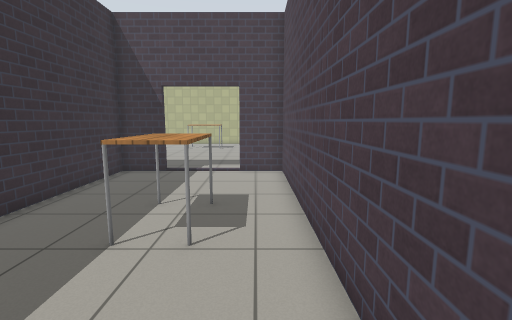
[1] (above)

24 first-person views from a walk through a robot-simulator world made for Gazebo. The camera is 1.2 m above the floor, tilts 8° down and sees 85° across. The floor is counted in squares, 0.5 m on a side. Each view is taken from the middle of a square. On the plan, view 1 faces up. The plan holds only what a view shows up to about 18 squares ahead; the rest is blank. The place goes on beyond the plan. Robots are left out. Simple patterns stand in for the simulator's built-in surfaces.

[2]
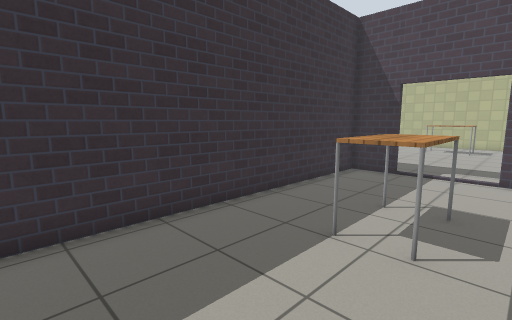

[3]
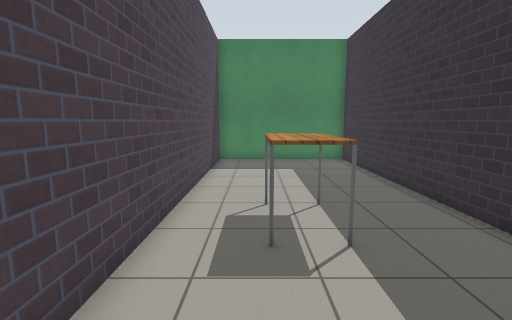

[4]
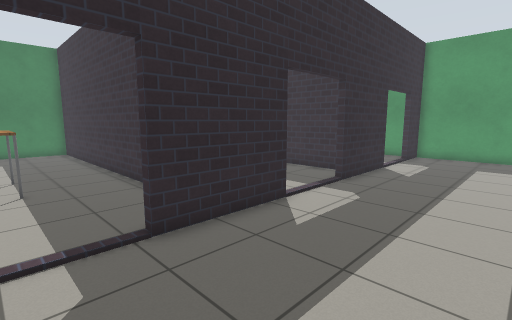

[5]
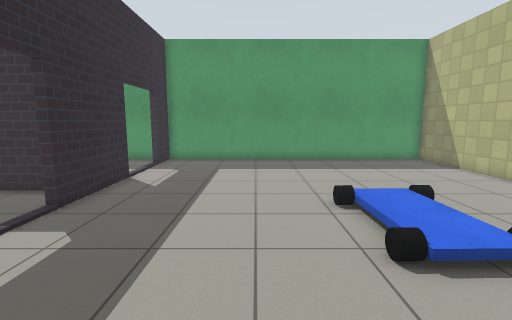

[6]
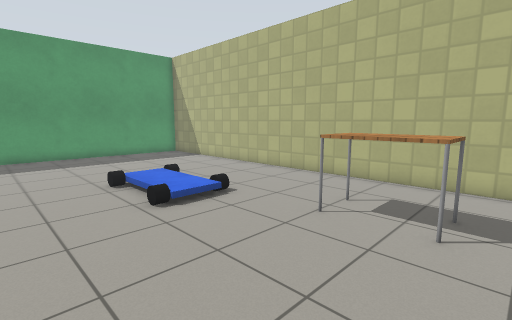

[7]
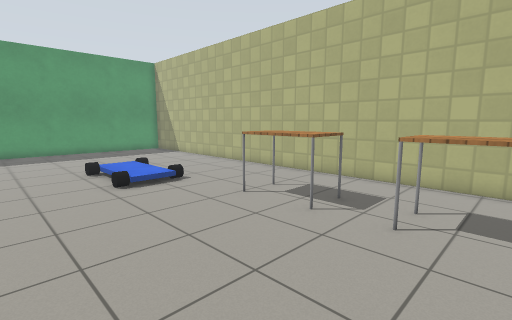

[8]
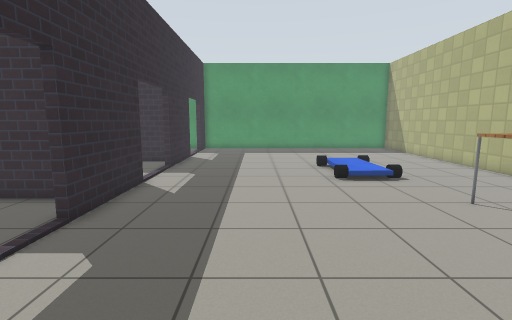

[9]
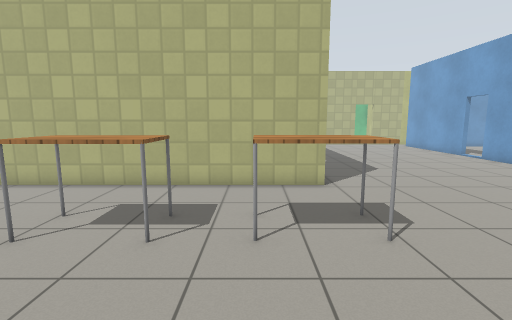

[10]
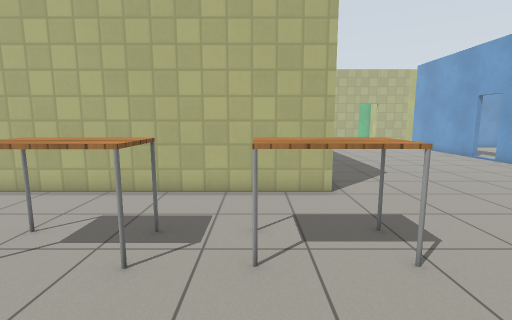

[11]
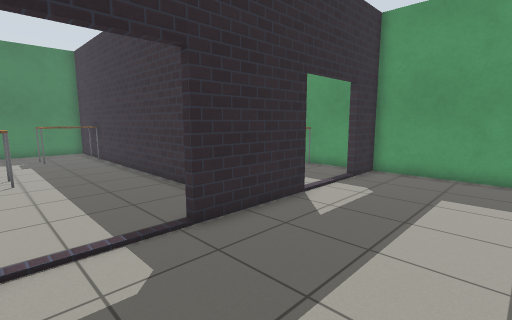

[12]
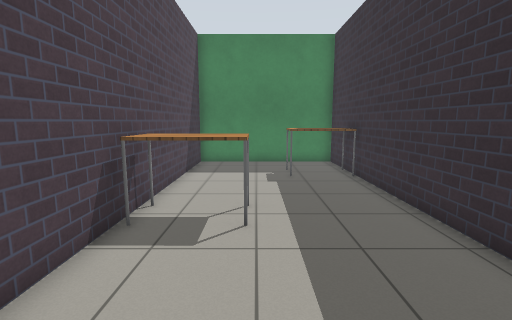

[13]
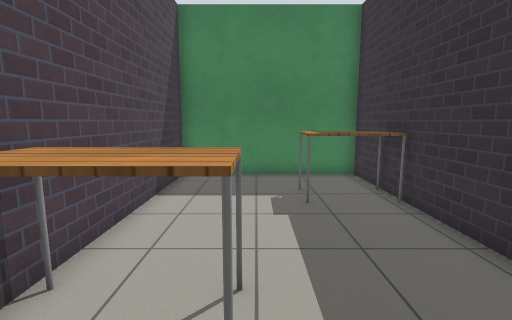

[14]
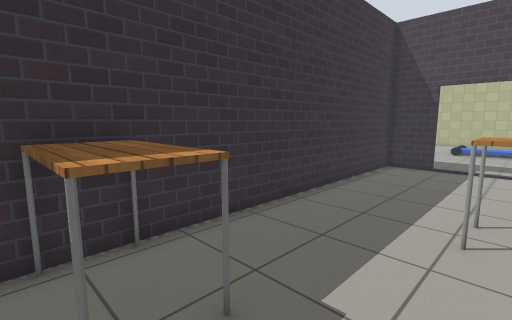

[15]
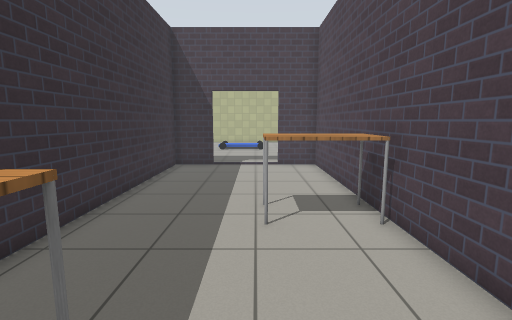

[16]
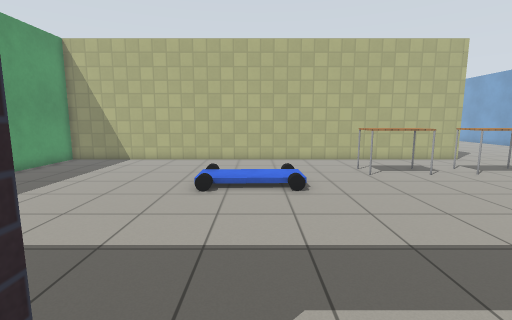

[17]
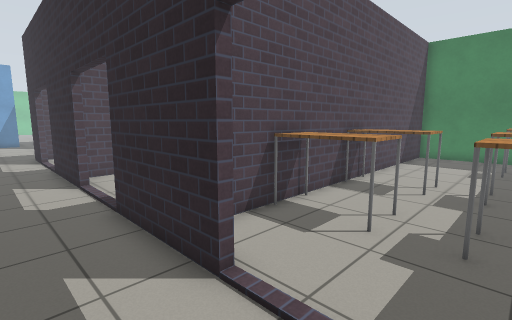

[18]
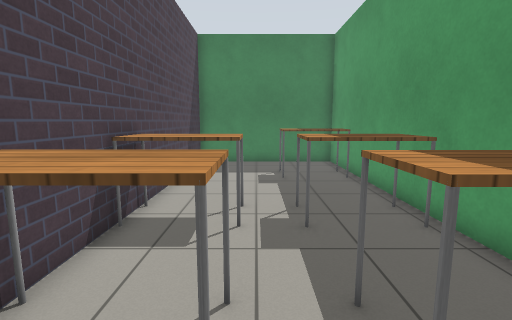

[19]
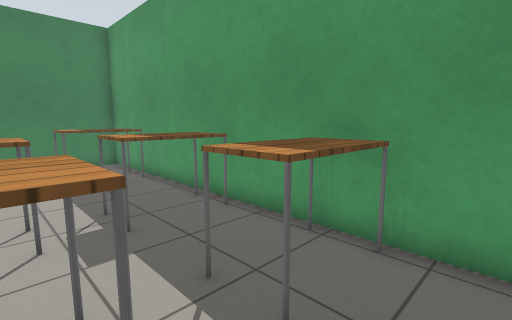

[20]
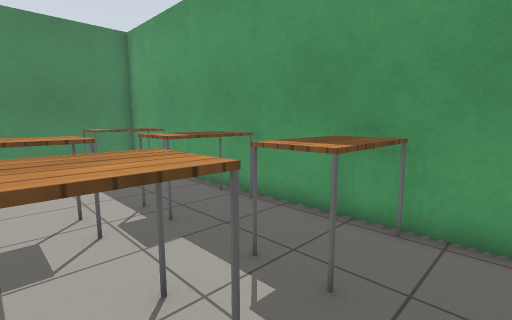

[21]
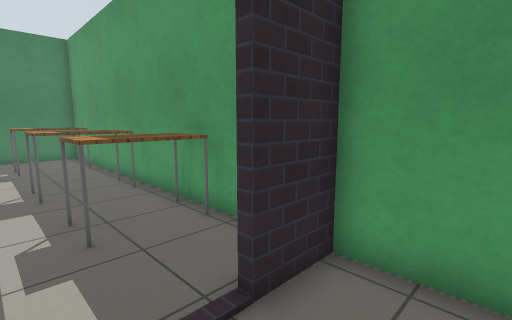

[22]
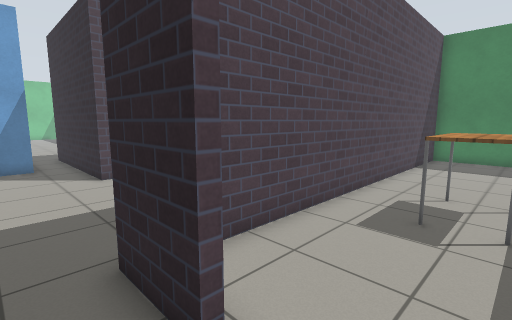

[23]
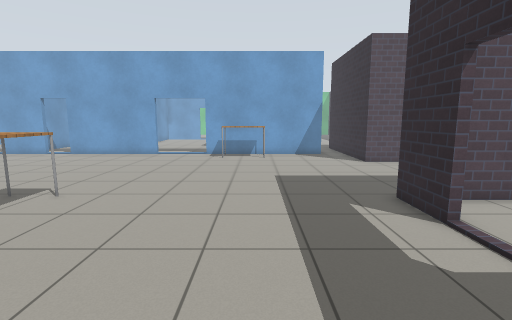

[24]
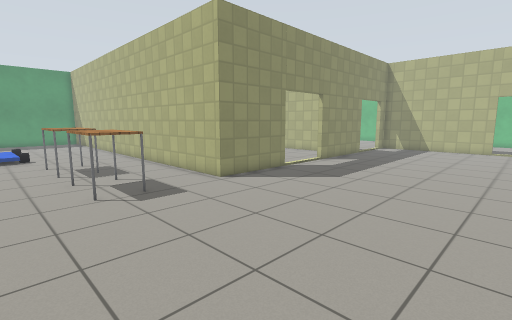

### Floor plan
Points are (right, up) in squares from view 1. A wall is a line through its corners. A room is listed if a view was taken in it or the views show most of it. See-through windows are left out.
Room 1 (views 1, 2)
walls: (-4.3, 13.3) (-6.4, 13.3) (-6.4, -4.4) (1.3, -4.4) (1.3, 13.3) (-0.9, 13.3)
ways out: opening at (-2.5, 13.5) to room 2
objects: table (-3, 5) to (-1, 8)
Room 2 (views 3, 4, 5, 6, 7, 8, 9, 10, 11, 17, 21, 22, 23, 24)
walls: (-0.9, 13.6) (1.6, 13.6); (1.6, 33.8) (1.6, 29.3) (-22.4, 29.3) (-22.4, 13.6) (-20.4, 13.6); (-8.9, 13.6) (-4.4, 13.6); (1.6, 38.5) (1.6, 37.1); (9.3, 9.5) (9.3, 11.6) (11.5, 11.6); (-16.9, 13.6) (-12.4, 13.6)
ways out: opening at (-2.5, 13.5) to room 1; opening at (-10.5, 13.5) to room 3; opening at (-18.5, 13.5) to room 4; opening at (1.5, 35.5)
objects: other object (-13, 24); other object (-10, 24); table (-6, 24) to (-3, 26); table (-1, 24) to (2, 26)
Room 3 (views 12, 13, 14, 15, 16)
walls: (-12.3, 13.3) (-14.4, 13.3) (-14.4, -4.4) (-6.7, -4.4) (-6.7, 13.3) (-8.8, 13.3)
ways out: opening at (-10.5, 13.5) to room 2
objects: table (-14, -2) to (-11, 0); table (-10, 4) to (-7, 6)
Room 4 (views 18, 19, 20)
walls: (-22.4, 4.6) (-22.4, 0.5); (-14.7, 6.5) (-14.7, 8.6); (-22.4, 8.6) (-22.4, 6.5); (-14.7, 10.5) (-14.7, 11.6); (-22.4, -1.4) (-22.4, -4.4) (-14.7, -4.4) (-14.7, 4.6); (-22.4, 12.6) (-22.4, 10.5)
ways out: opening at (-18.5, 13.5) to room 2
objects: table (-22, -1) to (-19, 0); table (-22, 4) to (-19, 6); table (-22, 9) to (-19, 10); table (-18, 4) to (-15, 6); table (-18, 9) to (-15, 10)

Where each view was taken, in squares from view 1:
view 1: 0 up, 0 right, facing up
view 2: 0 up, 0 right, facing up-left
view 3: 13 up, 1 left, facing down
view 4: 19 up, 2 left, facing down-left
view 5: 19 up, 5 left, facing left
view 6: 18 up, 2 left, facing up-left
view 7: 18 up, 1 right, facing up-left
view 8: 18 up, 2 right, facing left
view 9: 19 up, 1 left, facing up
view 10: 20 up, 1 left, facing up
view 11: 19 up, 9 left, facing down-left
view 12: 12 up, 10 left, facing down
view 13: 8 up, 10 left, facing down
view 14: 2 down, 9 left, facing up-left
view 15: 2 down, 10 left, facing up
view 16: 12 up, 11 left, facing up
view 17: 16 up, 20 left, facing down-right
view 18: 12 up, 18 left, facing down
view 19: 12 up, 17 left, facing down-left
view 20: 12 up, 16 left, facing down-left
view 21: 16 up, 18 left, facing down-left
view 22: 15 up, 3 left, facing down-right
view 23: 18 up, 7 left, facing right
view 24: 22 up, 11 right, facing up-left
